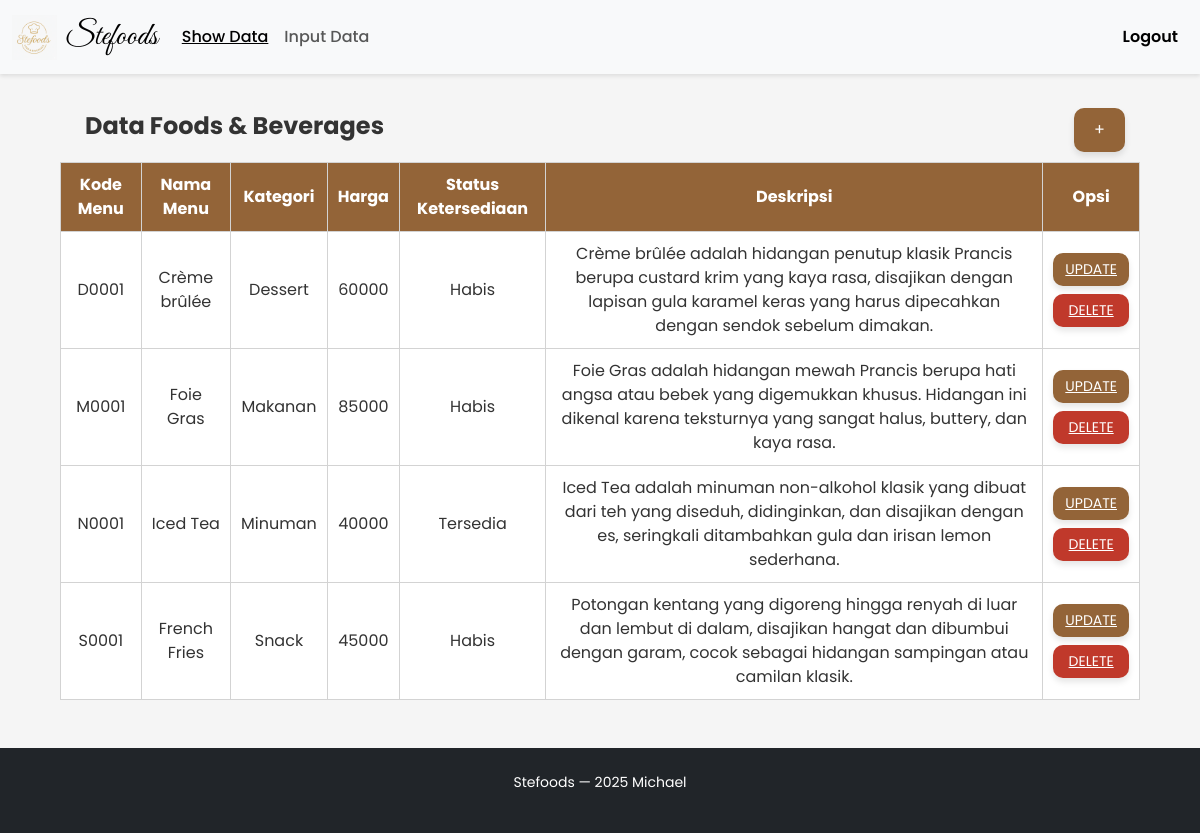
The page /showdata.php on the database its author committed.
### tables this page shows
CREATE TABLE `data` (
  `kode_menu` varchar(10) NOT NULL,
  `nama_menu` varchar(100) NOT NULL,
  `kategori` enum('Makanan','Minuman','Snack','Dessert') NOT NULL,
  `harga` decimal(10,0) NOT NULL,
  `status_ketersediaan` enum('Tersedia','Habis') NOT NULL,
  `deskripsi` text NOT NULL
);

### showdata.php (the view, shortened to what this page needs)
<!DOCTYPE html>
<html lang="en">
<head>
    <link href="https://cdn.jsdelivr.net/npm/bootstrap@5.3.8/dist/css/bootstrap.min.css" rel="stylesheet">
    <link rel="stylesheet" href="style.css">
</head>
<body>
<nav class="navbar navbar-expand-lg bg-body-tertiary">
  <div class="container-fluid">
    <a class="navbar-brand brand-logo" href="#">
      <img src="logo.png" alt="logo" style="height:45px;">
      Stefoods
    </a>
    <div class="collapse navbar-collapse" id="navbarNav">
      <ul class="navbar-nav me-auto mb-2 mb-lg-0">
        <li class="nav-item">
          <a class="nav-link active underline" href="showdata.php">Show Data</a>
        </li>
        <li class="nav-item">
          <a class="nav-link" href="tambah.php">Input Data</a>
        </li>
      </ul>
      <a href="index.php" class="login-btn">Logout</a>
    </div>
  </div>
</nav>
    <div class="table1">
        <br>
        <fieldset>
            <legend>Data Foods & Beverages</legend>
            <a href="tambah.php"><button>+</button></a>
        </fieldset>
        <table border="1">
            <tr>
                <th>Kode Menu</th>
                <th>Nama Menu</th>
                <th>Kategori</th>
                <th>Harga</th>
                <th>Status Ketersediaan</th>
                <th>Deskripsi</th>
                <th>Opsi</th>
            </tr>
            <?php
            include 'koneksi.php';
            $data = mysqli_query($koneksi,"SELECT * from data");
            while($d = mysqli_fetch_array($data)){
                ?>
                <tr>
                    <td><?php echo $d['kode_menu']; ?></td>
                    <td><?php echo $d['nama_menu']; ?></td>
                    <td><?php echo $d['kategori']; ?></td>
                    <td><?php echo $d['harga']; ?></td>
                    <td><?php echo $d['status_ketersediaan']; ?></td>
                    <td><?php echo $d['deskripsi']; ?></td>
                    <td>
                        <a href="update.php?id=<?php echo $d['kode_menu']; ?>" class="button">UPDATE</a>
                        <a href="delete.php?id=<?php echo $d['kode_menu']; ?>" class="button red">DELETE</a>
                    </td>
                </tr>
                <?php
            }
            ?>
        </table>
        </div>
        <footer style="text-align:center; padding:12px 0; font-size:14px; color:#555;" class="footer bg-dark text-white mt-5 py-4">
  <p>Stefoods — 2025 Michael</p>
</footer>
</body>
</html>

### style.css (style rules this page uses)
body { font-family: "Poppins", sans-serif; background-color: #fafafa; color: #333; }
.footer { text-align: center; padding: 16px; font-size: 14px; margin-top: 40px; }
.navbar { background-color: #f7f7f7; box-shadow: 0 2px 4px rgba(0, 0, 0, 0.1); }
.brand-logo { font-family: "Great Vibes", cursive; font-size: 32px; display: flex; align-items: center; gap: 8px; }
.navbar .nav-link { font-family: "Poppins", sans-serif; font-size: 16px; font-weight: 500; }
.underline { text-decoration: underline; }
.login-btn { font-weight: 600; text-decoration: none; color: black; margin-right: 10px; }
.table1 { width: 90%; margin: auto; text-align: center; }

### showdata.php (style rules this page uses)
body { background-color: #f5f5f5; }
table, th, td { border: 1px lightgray solid; border-collapse: collapse; padding: 10px; }
th { background-color: #936438; color: #ffffff; }
td { background-color: #ffffff; }
button { background-color: #936438; border: none; color: white; padding: 10px 20px; font-size: 16px; border-radius: 10px; box-shadow: 0 4px 6px rgba(0, 0, 0, 0.1); }
.button { background-color: #936438; border: none; color: white; padding: 6px 12px; font-size: 14px; border-radius: 10px; box-shadow: 0 4px 6px rgba(0, 0, 0, 0.1); display: block; margin-bottom: 8px; }
.button.red { background-color: #C0392B; border: none; margin-bottom:0px; }
fieldset { display: flex; align-items: center; gap: 10px; padding: 10px 15px; }
legend { font-weight: bold; padding: 0 10px; text-align: left; font-family: "Poppins", sans-serif; font-size: 24px; }

### rows shown on the page
data: kode_menu "D0001", nama_menu "Crème brûlée", kategori "Dessert", harga "60000", status_ketersediaan "Habis", deskripsi "Crème brûlée adalah hidangan penutup klasik Prancis berupa custard krim yang kaya rasa, disajikan dengan lapisan gula karamel keras yang harus dipecahkan dengan sendok sebelum dimakan."
data: kode_menu "M0001", nama_menu "Foie Gras", kategori "Makanan", harga "85000", status_ketersediaan "Habis", deskripsi "Foie Gras adalah hidangan mewah Prancis berupa hati angsa atau bebek yang digemukkan khusus. Hidangan ini dikenal karena teksturnya yang sangat halus, buttery, dan kaya rasa."
data: kode_menu "N0001", nama_menu "Iced Tea", kategori "Minuman", harga "40000", status_ketersediaan "Tersedia", deskripsi "Iced Tea adalah minuman non-alkohol klasik yang dibuat dari teh yang diseduh, didinginkan, dan disajikan dengan es, seringkali ditambahkan gula dan irisan lemon sederhana."
data: kode_menu "S0001", nama_menu "French Fries", kategori "Snack", harga "45000", status_ketersediaan "Habis", deskripsi "Potongan kentang yang digoreng hingga renyah di luar dan lembut di dalam, disajikan hangat dan dibumbui dengan garam, cocok sebagai hidangan sampingan atau camilan klasik."
